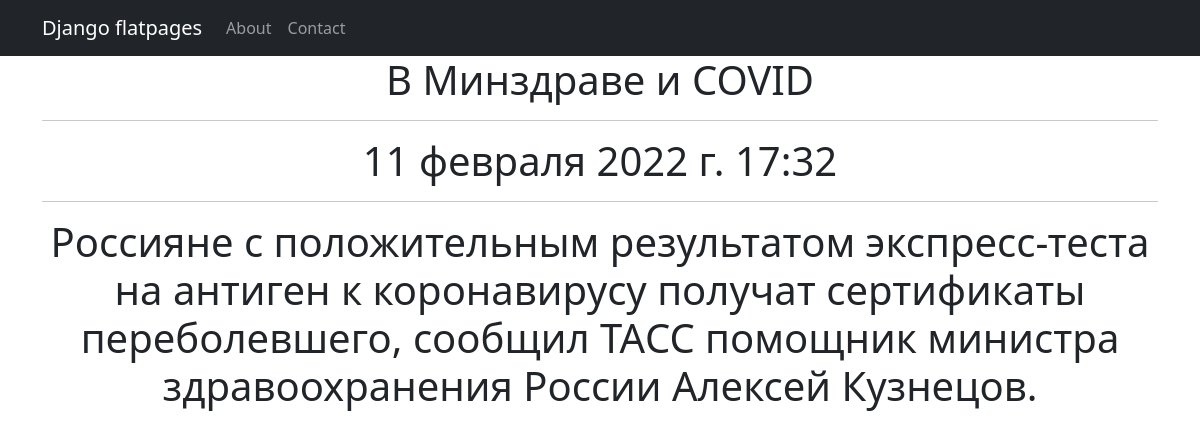
The page /news/2 on the database its author committed.
### news/models.py (models this page shows, shortened)
class Post(models.Model):
    author = models.ForeignKey(Author, on_delete=models.CASCADE, verbose_name = 'Автор')
    NEWS = 'NW'
    ARTICLE = 'AR'
    CATEGORY_CHOICES = (
        (NEWS, 'Новость'),
        (ARTICLE, 'Статья'),
    )
    categoryType = models.CharField(max_length=2, choices=CATEGORY_CHOICES, default=ARTICLE, verbose_name = 'Тип публикации')
    dateCreation = models.DateTimeField(auto_now_add=True, verbose_name = 'дата')
    postCategory = models.ManyToManyField(Category, through='PostCategory')
    title = models.CharField(max_length=128, verbose_name = 'Заголовок')
    text = models.TextField(default=0, verbose_name = 'Текст')
    rating = models.SmallIntegerField(default=0, verbose_name = 'Рэйтинг')

### news/views.py (the view)
# urls.py: path('<int:pk>', PostDetail.as_view()),
class PostDetail(DetailView):
    model = Post
    template_name = 'post.html'
    context_object_name = 'post'

### news/templatetags/custom_filters.py (called while the page is built)
@register.filter(name='censor')
def Censor(value):
    for word in BAD_WORDS:
        value = value.replace(word[0:], '*' * (len(word) - 1))
    return value

### news/templates/news/post.html (shortened to what this page needs)
{% extends 'flatpages/default.html' %}
{% load custom_filters %}
{% block content %}
<h1>{{ post.title|censor }}</h1>
<hr>
<h1>{{ post.dateCreation }}</h1>
<hr>
<h1>{{ post.text|censor }}</h1>
{% endblock content %}

### rows shown on the page
Post: title|censor "В Минздраве и COVID", dateCreation "11 февраля 2022 г. 17:32", text|censor "Россияне с положительным результатом экспресс-теста на антиген к коронавирусу получат сертификаты переболевшего, сообщил ТАСС помощник министра здравоохранения России Алексей Кузнецов."
